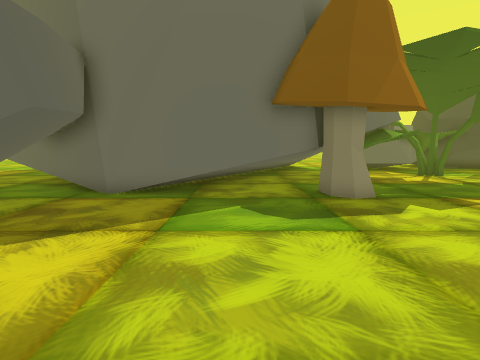
view 1 (above)

19 first-person views from a walk through a 3-D level made in the Unity game engine. The camera is 1.5 m above the floor, tilts 6° down and sees 75° across. The floor is counted in squares, 1 m on a side. Each view is taken from the middle of a square. On the plan, view 1 faces up. The plan holds only what a view shows up to about 15 squares ahead; the rest is blank. The place goes on beyond the plan.

view 2
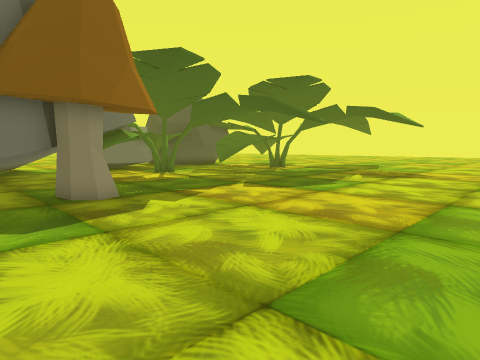

view 3
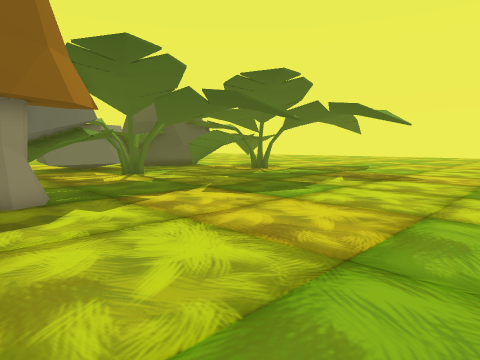

view 4
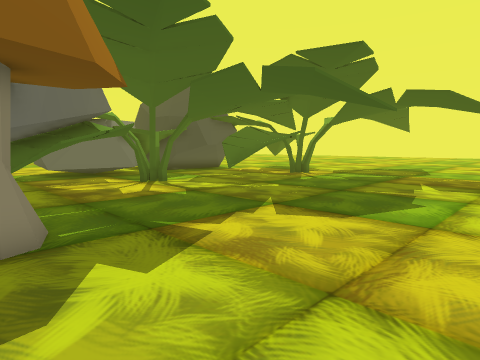

view 5
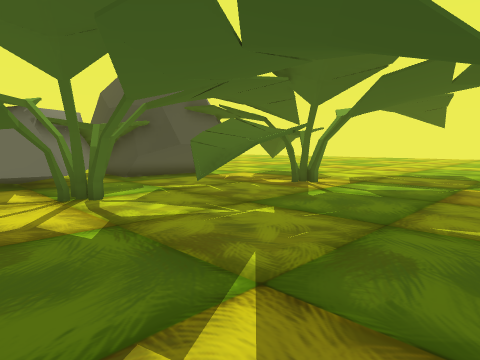

view 6
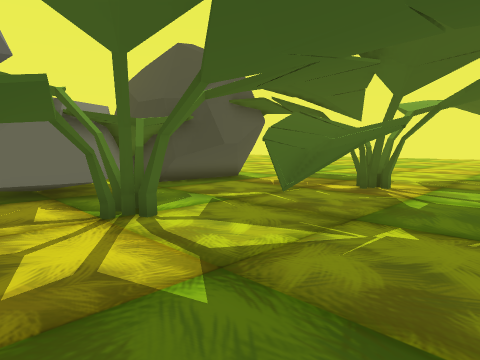

view 7
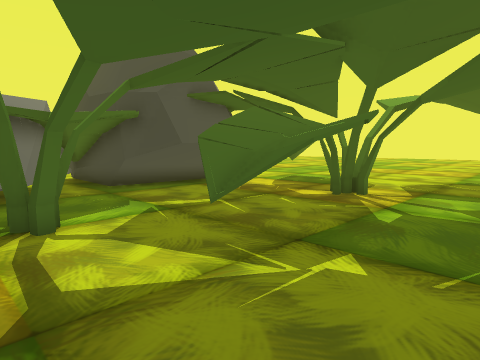

view 8
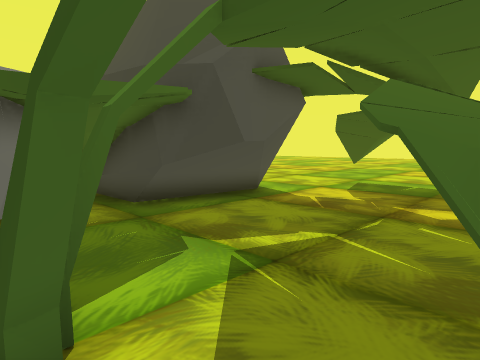

view 9
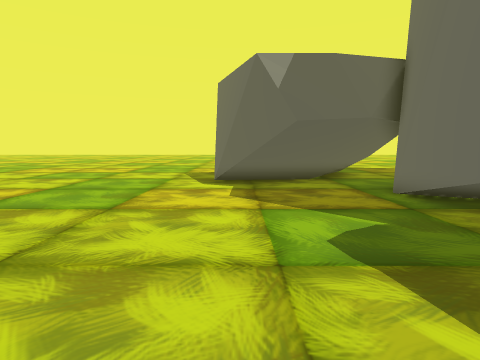

view 10
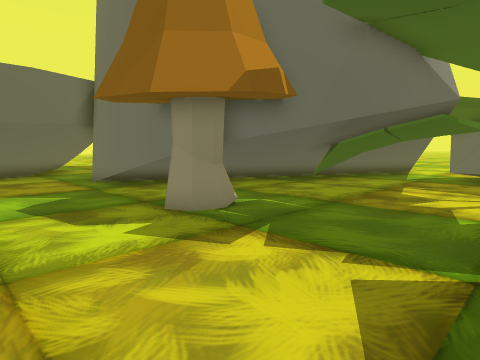

view 11
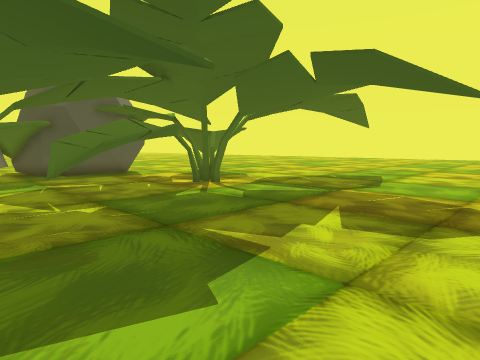

view 12
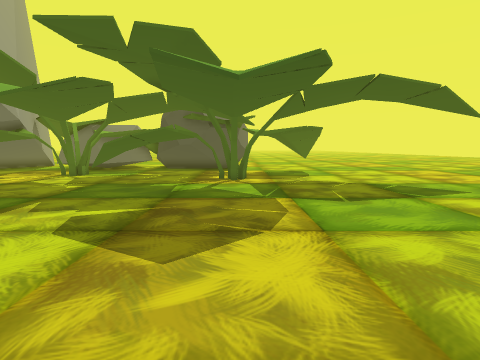

view 13
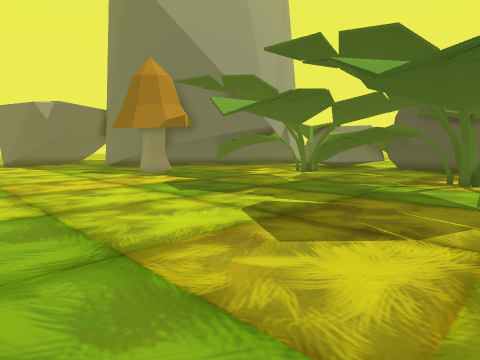

view 14
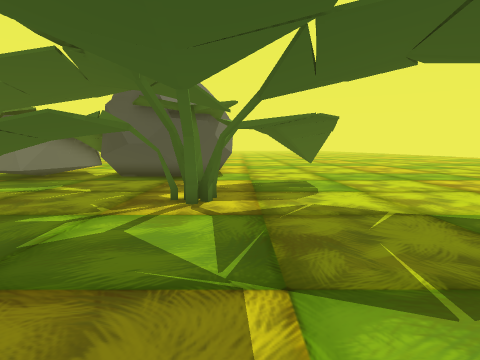

view 15
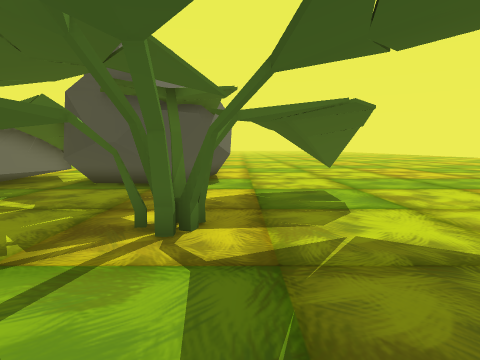

view 16
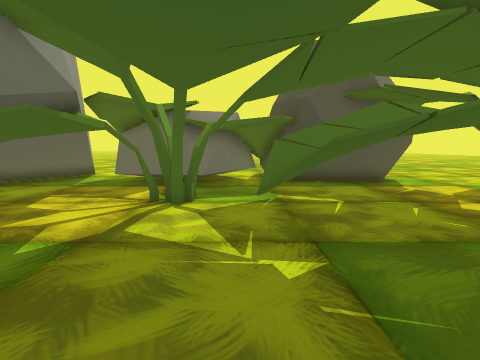

view 17
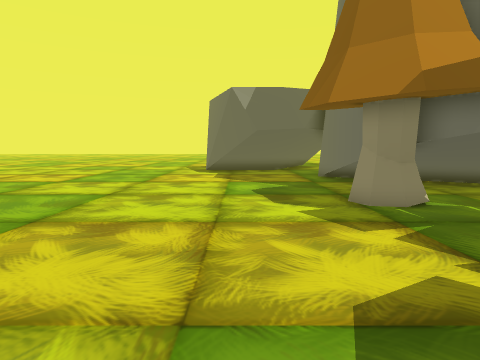

view 18
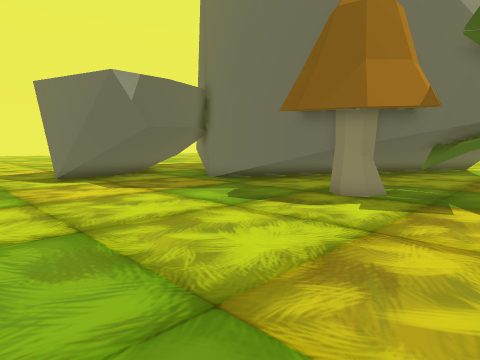

view 19
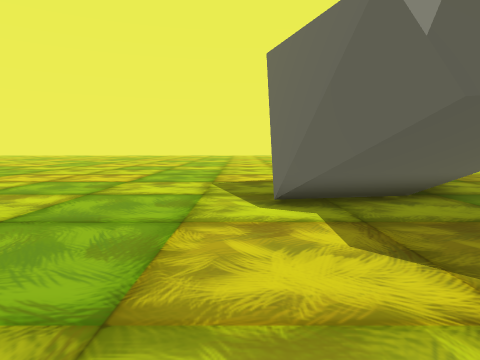

### Floor plan
Key: @ floor where view 1 was taken; # wall or solid block; . floor; = window, fence, low wall or low ledge; ^ raised ledge; T thing the floor can be seen under or through; O other object.
Columns run from 14 left of view 1 to 23 right of it. Each row starts with its distance up from view 1.
 24                            #      ....
 23                    #.      #     #....
 22                   ##.O OOOO##    #....
 21                   ###OOOOO#.######....
 20                   ###.OOO#..#####...^^
 19                  ####........##.....##
 18                  ###..................
 17                 ####....##............
 16                 ####...##.............
 15                ######......TT...##....
 14     ##        #######.....=^^ ...#....
 13     .##       ####.........^T.........
 12       ###    #####....................
 11       #####  ######...................
 10       ##..######.##...................
  9       ###........##...................
  8       ###.............................
  7        ##.............................
  6        ##.............................
  5        ##.............................
  4 ..... ##.............................
  3 .....................................
  2 ....................................
  1 ...................................
  0 ..............@...... .        ... .

Positions as (right, up) in squares from view 1, and headings:
1: (0, 0), facing up
2: (0, 0), facing up-right
3: (2, 0), facing up-right
4: (3, 4), facing up-right
5: (7, 7), facing up-right
6: (7, 10), facing up-right
7: (9, 10), facing up-right
8: (10, 14), facing up-right
9: (6, 5), facing left
10: (10, 5), facing up-left
11: (10, 4), facing up-right
12: (19, 0), facing up
13: (21, 0), facing up-left
14: (20, 6), facing up
15: (20, 9), facing up
16: (12, 8), facing up
17: (12, 6), facing left
18: (8, 0), facing up-left
19: (1, 3), facing left
